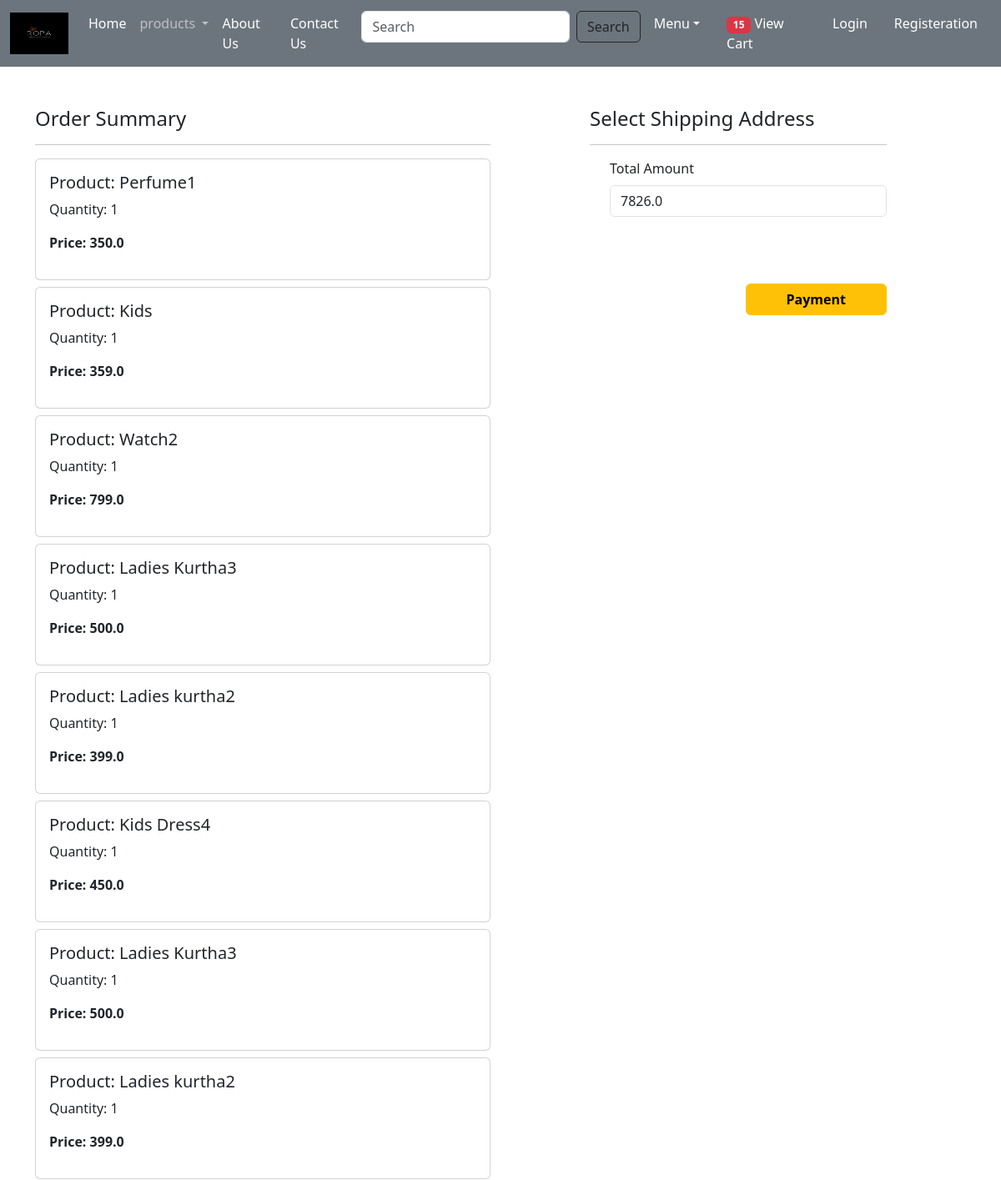
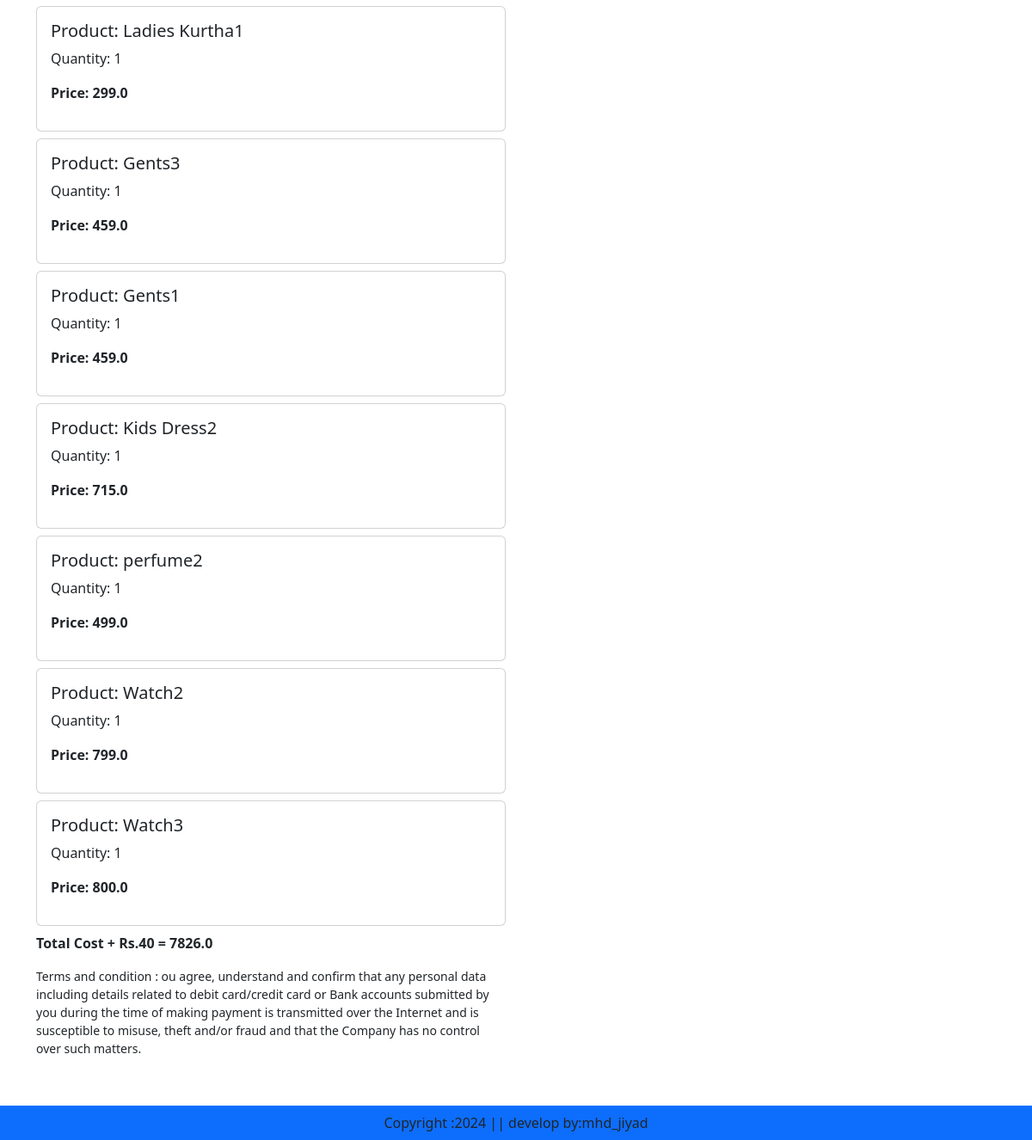
Screenshot of /checkout/ (signed in) with the database file from the repository (2 pictures, top to bottom).
### app/models.py (models this page shows, shortened)
class Cart(models.Model):
    user = models.ForeignKey(User,on_delete=models.CASCADE)
    product = models.ForeignKey(Product,on_delete=models.CASCADE)
    quantity = models.PositiveIntegerField(default=1)

class Product(models.Model):
    title = models.CharField(max_length=100)
    selling_price = models.FloatField()
    discounted_price = models.FloatField()
    description = models.TextField(default='')
    composition = models.TextField(default='')
    prodapp =models.TextField(default='')
    category = models.CharField(choices=CATEGOREY_CHOICES, max_length=2)
    product_image = models.ImageField(upload_to='product')

### app/views.py (the view, shortened to what this page needs)
# urls.py: path('checkout/',views.checkout.as_view(), name='checkout'),
class checkout(View):
    def get(self,request):
        totalitem = 0
        if request.user.is_authenticated:
            totalitem = len(Cart.objects.filter(user=request.user))
        user = request.user
        add = Customer.objects.filter(user=user)
        cart_items=Cart.objects.filter(user=user)
        famount = 0
        for p in cart_items:
            value= p.quantity * p.product.discounted_price
            famount = famount + value
        totalamount = famount + 40
        razoramount = int(totalamount * 100)
        client = razorpay.Client(auth=(settings.RAZOR_KEY_ID, settings.RAZOR_KEY_SECRET))
        data = {"amount" : razoramount,"currency" : "INR", "receipt" : "order_recptid_12"}
        payment_response = client.order.create(data=data)
        print(payment_response)
        order_id = payment_response['id']
        order_status = payment_response['status']
        return render(request, 'app/checkout.html',locals())

### app/templates/app/checkout.html (shortened to what this page needs)
{% extends 'app/base.html' %}
{% load static %}
{% block main-content %}
    <div class="container">
        <div class="row mt-5">
            <div class="col-sm-6">
                <h4>Order Summary</h4>
                <hr>
                {% for item in cart_items %}
                <div class="card mb-2">
                    <div class="card-body">
                        <h5>Product: {{item.product.title}}</h5>
                        <p>Quantity: {{item.quantity}}</p>
                        <p class="fw-bold">Price: {{item.product.discounted_price}}</p>
                    </div>
                </div>
                {% endfor %}
                <p class="fw-bold">Total Cost + Rs.40 = {{totalamount}}</p>
                <small>Terms and condition : ou agree, understand and confirm that any personal data including details related to debit card/credit card or Bank accounts submitted by you during the time of making payment is transmitted over the Internet and is susceptible to misuse, theft and/or fraud and that the Company has no control over such matters.</small>
            </div>
            <div class="col-sm-4 offset-sm-1">
                <h4>Select Shipping Address</h4>
                <hr>
                <form method="post" id="myform">
                    <div class="form-check mb-3">
                        <label for="totamount" class="form-label">Total Amount</label>
                        <input type="number" class="form-control" name="totalmount" value={{totalamount}} readonly>
                    </div>
                    <br><br>
                    <div class="text-end">
                        <button id="rzp-button1" type="submit" class="btn btn-warning mt-3 px-5 fw-bold">Payment</button>
                    </div>
                </form>
            </div>
        </div>
    </div>
    <br><br><br><br>
{% endblock main-content %}

### rows the page displays
Cart: product "Perfume1", quantity "1", product.discounted_price "350.0"
Cart: product "Kids", quantity "1", product.discounted_price "359.0"
Cart: product "Watch2", quantity "1", product.discounted_price "799.0"
Cart: product "Ladies Kurtha3", quantity "1", product.discounted_price "500.0"
Cart: product "Ladies kurtha2", quantity "1", product.discounted_price "399.0"
Cart: product "Kids Dress4", quantity "1", product.discounted_price "450.0"
Cart: product "Ladies Kurtha3", quantity "1", product.discounted_price "500.0"
Cart: product "Ladies kurtha2", quantity "1", product.discounted_price "399.0"
Cart: product "Ladies Kurtha1", quantity "1", product.discounted_price "299.0"
Cart: product "Gents3", quantity "1", product.discounted_price "459.0"
Cart: product "Gents1", quantity "1", product.discounted_price "459.0"
Cart: product "Kids Dress2", quantity "1", product.discounted_price "715.0"
Cart: product "perfume2", quantity "1", product.discounted_price "499.0"
Cart: product "Watch2", quantity "1", product.discounted_price "799.0"
Cart: product "Watch3", quantity "1", product.discounted_price "800.0"

### other values shown
{{ totalitem }} "15"
{{ totalamount }} "7826.0"
